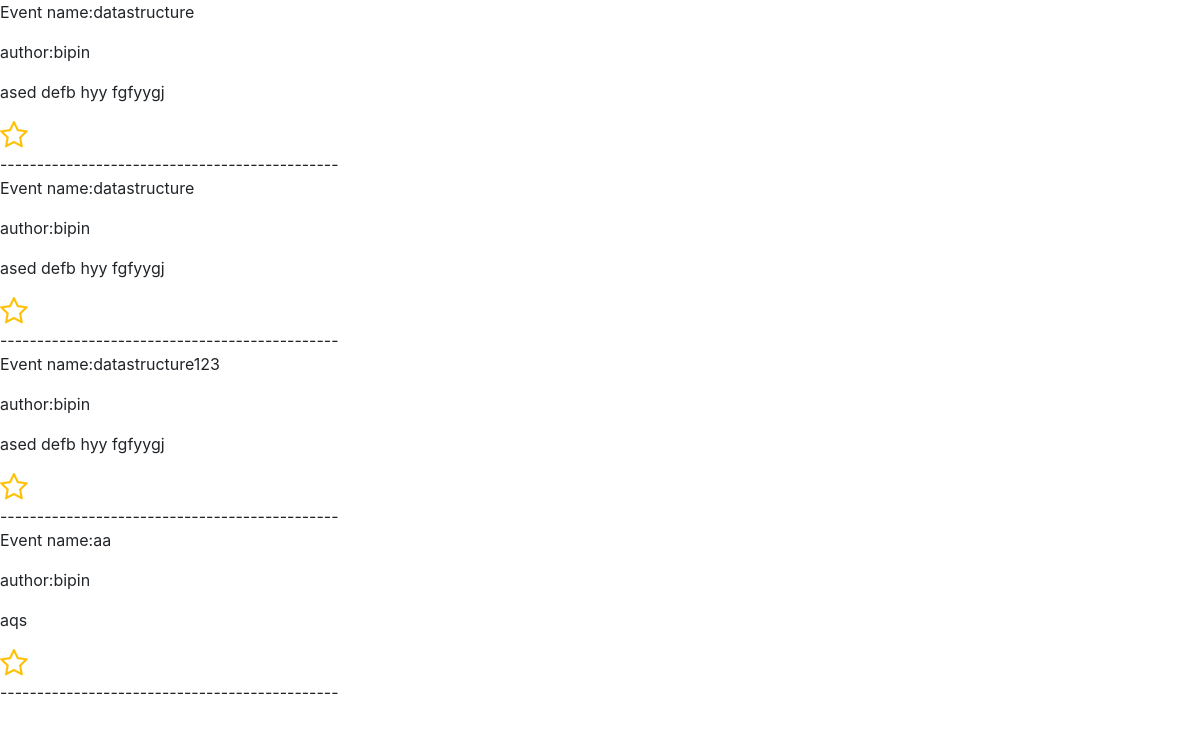
The page /longprofile/eventOtheruser/1/ on the database its author committed.
### longprofile/models.py (models this page shows)
class CreateEvent(models.Model):
    user = models.ForeignKey(CustomUser, on_delete=models.CASCADE,blank=True, null=True)
    name = models.CharField(max_length=50)
    description = models.CharField(max_length=250)
    image = models.ImageField(upload_to='media')
    created_on = models.DateTimeField(auto_now=True)

### byhand/models.py (models this page shows, shortened)
class CustomUser(AbstractBaseUser, PermissionsMixin):
    email = models.EmailField(_('email address'), unique=True,null=True)
    username = models.CharField(max_length=150, unique=True,null=True)
    first_name = models.CharField(max_length=150, blank=True)
    last_name = models.CharField(max_length=150, blank=True)
    start_date = models.DateTimeField(default=timezone.now)
    is_staff = models.BooleanField(default=False)
    is_active = models.BooleanField(default=False)
    objects = CustomAccountManager()
    USERNAME_FIELD = 'email'
    REQUIRED_FIELDS = ['username', 'first_name']

### longprofile/views.py (the view)
# urls.py: url('^eventOtheruser/(?P<pk>\d+)/$',views.eventOtheruser,name="eventOtheruser"),
def eventOtheruser(request,pk):
    current_user = request.user
    my_event = CreateEvent.objects.filter(user_id = pk)
    saved_event = [i for i in my_event if SavedEvent.objects.filter(savedperson_id = current_user.id,event_id = i)]
    context = {
        "my_event":my_event,
        "saved_event":saved_event,
    }
    return render(request,'longprofile/eventOtheruser.html',context)

### templates/longprofile/eventOtheruser.html (shortened to what this page needs)
<!DOCTYPE html>
<html lang="en">
<head>
    <link rel="stylesheet" href="https://stackpath.bootstrapcdn.com/font-awesome/4.7.0/css/font-awesome.min.css">
    <link rel="stylesheet" href="https://stackpath.bootstrapcdn.com/bootstrap/4.5.2/css/bootstrap.min.css">
</head>
<body>
    {% for i in my_event %}
        <p>Event name:{{i.name}}</p>
        <p>author:{{i.user.first_name}}</p>
        <p>{{i.description}}</p>
        {% if i in saved_event %}
        <a href="{% url 'eventSave' i.pk %}" id = "savebtn{{i.id}}"><i id="saveicon{{i.id}}" class="fa fa-star text-warning"  style="font-size: 30px;"></i></a><br>
        {% else %}
        <a href="{% url 'eventSave' i.pk %}" id = "savebtn{{i.id}}"><i id="saveicon{{i.id}}" class="fa fa-star-o text-warning"  style="font-size: 30px;"></i></a><br>
        {% endif %}
        ----------------------------------------------
    {% endfor %}
</body>
</html>

### rows shown on the page
CreateEvent: name "datastructure", user.first_name "bipin", description "ased defb hyy fgfyygj"
CreateEvent: name "datastructure", user.first_name "bipin", description "ased defb hyy fgfyygj"
CreateEvent: name "datastructure123", user.first_name "bipin", description "ased defb hyy fgfyygj"
CreateEvent: name "aa", user.first_name "bipin", description "aqs"
